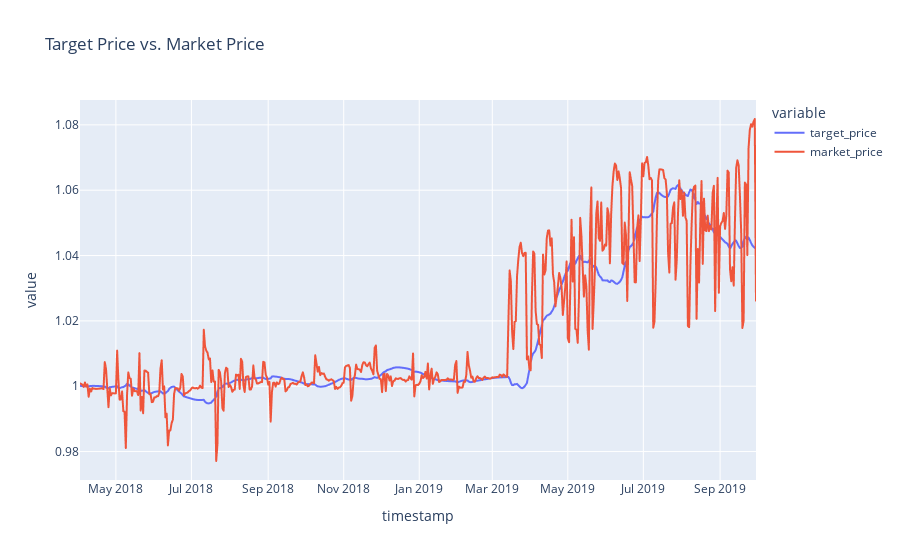

This figure's notebook cell:
### Code cell
df.plot(x='timestamp', y=['target_price', 'market_price'], title='Target Price vs. Market Price')

### Figure 1 — Plotly figure (JSON) as saved in the notebook; plotly's stock layout.template omitted (floating-point values rounded to 4 significant figures; data arrays with more than 128 entries replaced by an {"elided": "..."} marker saying what was removed)
{"data": [{"hovertemplate": "variable=target_price<br>timestamp=%{x}<br>value=%{y}<extra></extra>", "legendgroup": "target_price", "line": {"color": "#636efa", "dash": "solid"}, "mode": "lines", "name": "target_price", "showlegend": true, "type": "scattergl", "x": {"elided": "547 str values"}, "xaxis": "x", "y": {"elided": "547 float values"}, "yaxis": "y"}, {"hovertemplate": "variable=market_price<br>timestamp=%{x}<br>value=%{y}<extra></extra>", "legendgroup": "market_price", "line": {"color": "#EF553B", "dash": "solid"}, "mode": "lines", "name": "market_price", "showlegend": true, "type": "scattergl", "x": {"elided": "547 str values"}, "xaxis": "x", "y": {"elided": "547 float values"}, "yaxis": "y"}], "layout": {"legend": {"title": {"text": "variable"}, "tracegroupgap": 0}, "title": {"text": "Target Price vs. Market Price"}, "xaxis": {"anchor": "y", "domain": [0, 1], "title": {"text": "timestamp"}}, "yaxis": {"anchor": "x", "domain": [0, 1], "title": {"text": "value"}}}}
